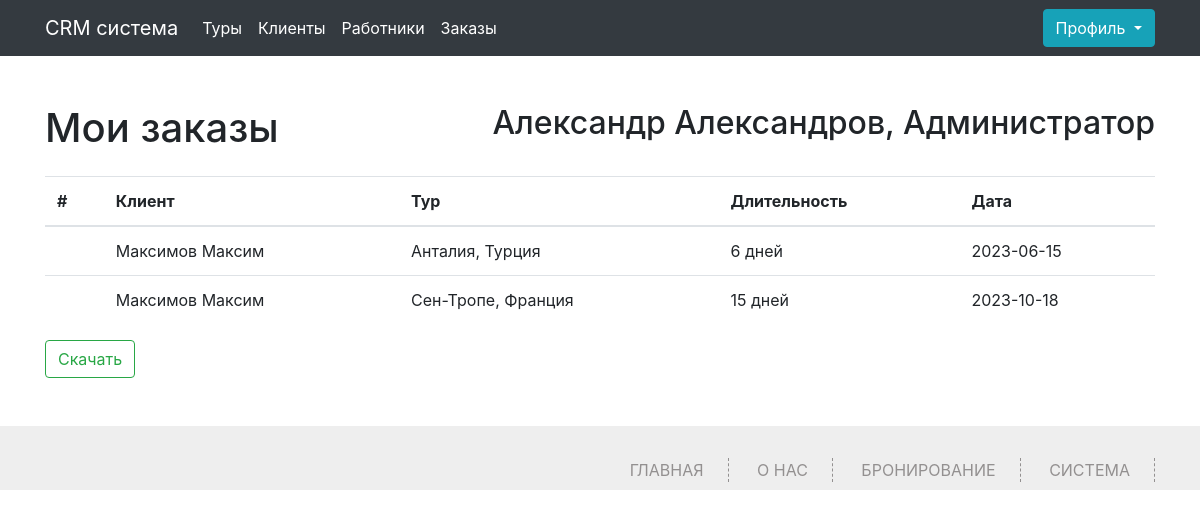
Page /my-orders (signed in) on the earlier database version.
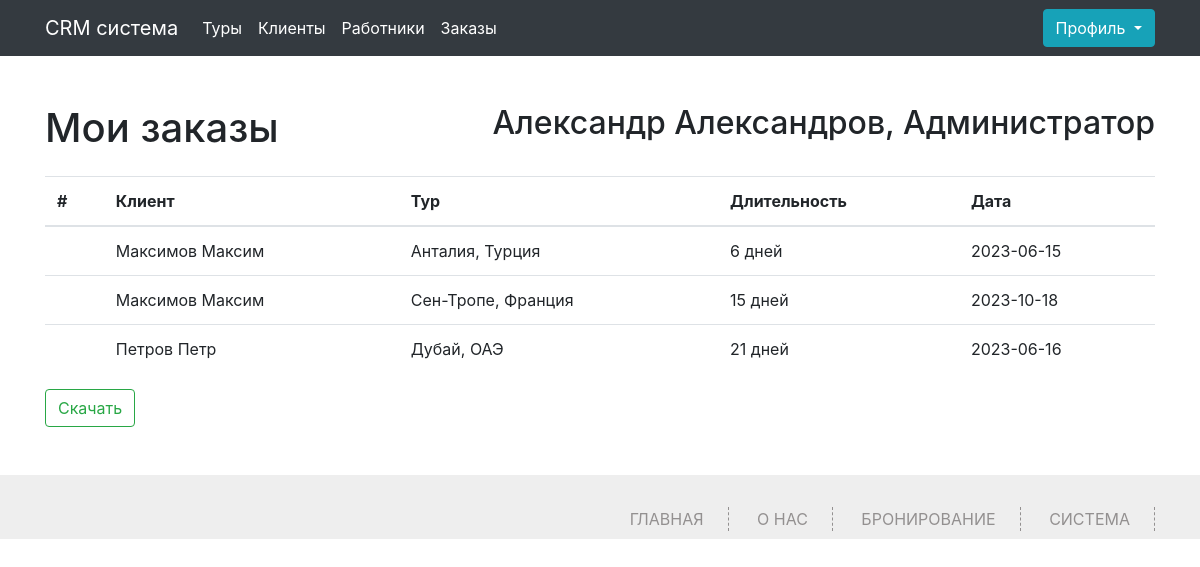
Same page on the later database version.
### app.py (models this page shows, shortened)
class Orders(db.Model):
    id = db.Column(db.Integer,primary_key=True)
    id_client = db.Column(db.Integer, db.ForeignKey('client.id'))
    id_tur = db.Column(db.Integer, db.ForeignKey('tur.id'))
    id_worker = db.Column(db.Integer, db.ForeignKey('worker.id'))
    date = db.Column(db.String(100))

class Client(db.Model):
    id = db.Column(db.Integer,primary_key=True)
    name = db.Column(db.String(100))
    surname = db.Column(db.String(100))
    secondname = db.Column(db.String(100))
    phone = db.Column(db.Integer,unique=True)
    order_id = db.relationship('Orders', backref='client', lazy='dynamic')

class Tur(db.Model):
    id = db.Column(db.Integer,primary_key=True)
    title = db.Column(db.String(100))
    price = db.Column(db.Integer)
    duration = db.Column(db.Integer)
    order_id = db.relationship('Orders', backref='tur', lazy='dynamic')

### app.py (the view)
@app.route('/my-orders', methods=['GET', 'POST'])
def my_orders():
    if 'name' not in session:
        abort(401)
    worker = Worker.query.filter_by(phone=session['name']).first()
    orders = Orders.query.filter_by(id_worker = worker.id).all()
    turs = Tur.query.all()
    clients = Client.query.all()
    clients_list = []
    worker_list = []
    tur_list = []
    for order in orders:
        q_client = Client.query.filter_by(id=order.id_client).first()
        clients_list.append(q_client)
        q_worker = Worker.query.filter_by(id=order.id_worker).first()
        worker_list.append(q_worker)
        q_tur = Tur.query.filter_by(id=order.id_tur).first()
        tur_list.append(q_tur)
    return render_template("my-orders.html",turs=turs,clients=clients,orders=orders,zip=zip,clients_list=clients_list,worker_list=worker_list, tur_list= tur_list)

### app.py (called while the page is built)
@app.context_processor
def inject_user():
    def get_user_name():
        if 'name' in session:
            return Worker.query.filter_by(phone=session['name']).first()
    return dict(active_user=get_user_name())

### templates/my-orders.html (shortened to what this page needs)
{% extends 'base.html' %}
{% block main %}
<div class="container">
	<div class="content my-5">
		<div class="d-flex justify-content-between my-3">
			<h1>Мои заказы</h1>
            <h2>{{active_user.name}} {{active_user.surname}}, {{active_user.job}}</h2>
		</div>
  {% if not orders%}
  <h2>Список пуст!</h2>
  {%else%}
		<table class="table">
			<thead>
			  <tr>
				<th scope="col">#</th>
				<th scope="col">Клиент</th>
				<th scope="col">Тур</th>
				<th scope="col">Длительность</th>
				<th scope="col">Дата</th>
			  </tr>
			</thead>
			<tbody>
				{%for order,client,tur,worker in zip(orders,clients_list,tur_list,worker_list)%}
			  <tr>
				<th scope="row"></th>
				<td>{{client.surname}} {{client.name}}</td>
				<td>{{tur.title}}</td>
				<td>{{tur.duration}} дней</td>
				<td>{{order.date}}</td>
			  </tr>
			  {%endfor%}
			</tbody>
		  </table>
		  <a href="/my-orders-to-csv" class="btn btn-outline-success">Скачать</a>
		  {%endif%}
	</div>
</div>
{% endblock %}

Differences in the rows shown:
added Orders: surname "Петров", name "Петр", title "Дубай, ОАЭ", duration "21", date "2023-06-16"
